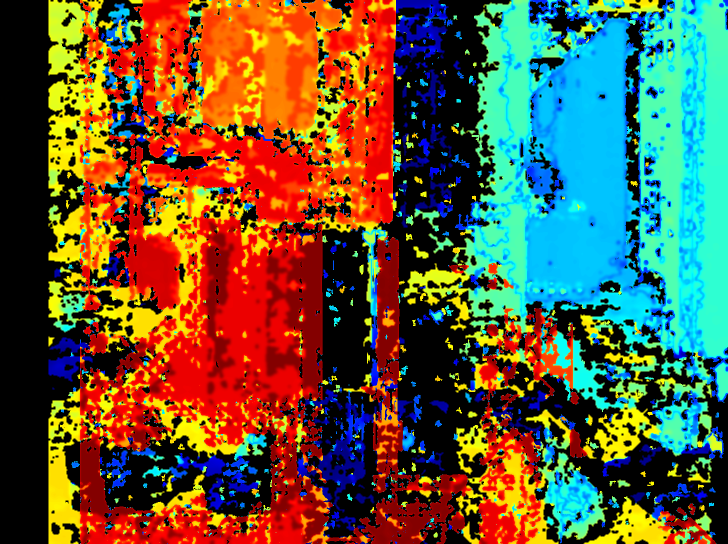
#> input picture test_q_matrix_fix/debug_visualizations/disparity_frame_01.png, 1456 x 1088 px, given in place of ambient_left.png, which was not available (shown at 1/2 size)
$ python investor_demo_scan.py ../../../test_q_matrix_fix/debug_visualizations
#> lines starting #> are read from the running program, lines starting #| are printed output that depends on the picture; after the words box and inside, x2 and y2 are one past the last pixel; in counts of white or black regions, pixels touching at a corner belong together; pictures that were not available may be replaced by others from this repository, and a replacement may not be noted
#!/usr/bin/env python3
"""
Simple SIFT-based 3D reconstruction for investor demo.
This bypasses the problematic pattern decoding and uses feature matching instead.
"""

import cv2
import numpy as np
import sys
from pathlib import Path

# Add parent directory
sys.path.insert(0, str(Path(__file__).resolve().parent.parent.parent))


def create_demo_scan(image_dir, calibration_file=None):
    """Create a basic 3D scan using SIFT feature matching."""
    pattern_dir = Path(image_dir) / "01_patterns" / "raw"

    print("\nCREATING INVESTOR DEMO SCAN")
    print("="*50)

    # Use the ambient images which should have the most features
    img_left = cv2.imread(str(pattern_dir / "ambient_left.png"))
#> img_left is the input picture: shape (1088, 1456, 3); mean B, G, R 60.1, 88.6, 98.8
    img_right = cv2.imread(str(pattern_dir / "ambient_right.png"))
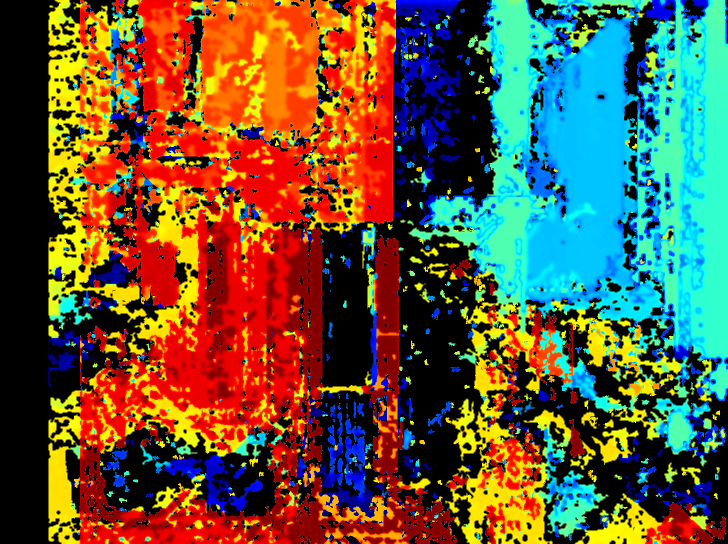
#> input picture test_q_matrix_fix/debug_visualizations/disparity_frame_02.png, 1456 x 1088 px, given in place of ambient_right.png, which was not available (shown at 1/2 size)
#> img_right is the input picture: shape (1088, 1456, 3); mean B, G, R 58.1, 87, 98.8

    if img_left is None or img_right is None:
        # Fallback to first gray pattern
        img_left = cv2.imread(str(pattern_dir / "gray_h_bit00_left.png"))
        img_right = cv2.imread(str(pattern_dir / "gray_h_bit00_right.png"))

    if img_left is None or img_right is None:
        print("Failed to load images")
        return

    # Convert to grayscale
    gray_left = cv2.cvtColor(img_left, cv2.COLOR_BGR2GRAY)
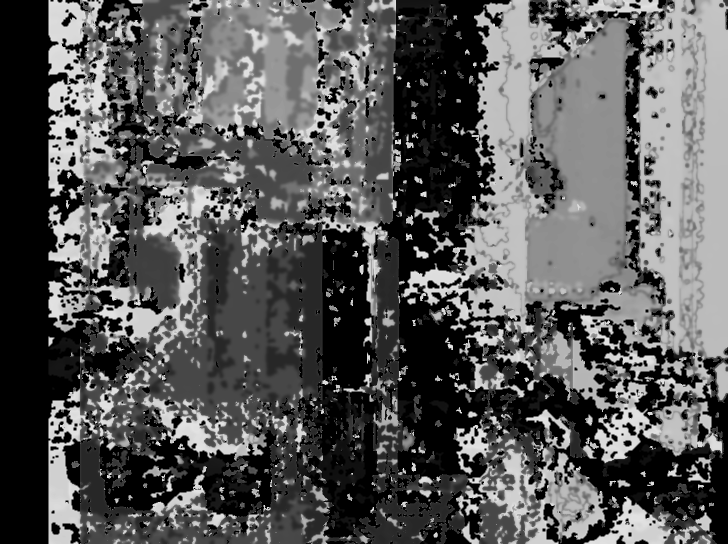
#> gray_left: shape (1088, 1456) (shown at 1/2 size); min 0, max 226, mean 88.4
    gray_right = cv2.cvtColor(img_right, cv2.COLOR_BGR2GRAY)
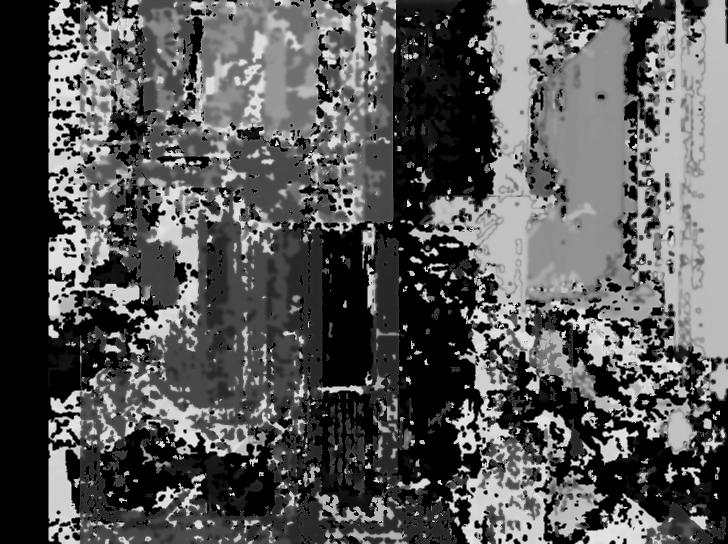
#> gray_right: shape (1088, 1456) (shown at 1/2 size); min 0, max 226, mean 87.2

    print("Finding features with SIFT...")

    # Create SIFT detector
    sift = cv2.SIFT_create(nfeatures=2000)

    # Find keypoints and descriptors
    kp1, des1 = sift.detectAndCompute(gray_left, None)
#> kp1 = 2001 keypoints; strongest (x, y, size): (789, 778, 2), (931, 885, 5.1), (667, 756, 2), (1262, 716, 4.2)
    kp2, des2 = sift.detectAndCompute(gray_right, None)
#> kp2 = 2000 keypoints; strongest (x, y, size): (117, 182, 5.9), (124, 160, 4.1), (132, 112, 4), (114, 135, 4.8)

    print(f"Found {len(kp1)} features in left, {len(kp2)} in right")
#| Found 2001 features in left, 2000 in right

    # Match features
    bf = cv2.BFMatcher()
    matches = bf.knnMatch(des1, des2, k=2)
#> matches = 2001 matches

    # Apply ratio test
    good_matches = []
    for m, n in matches:
        if m.distance < 0.75 * n.distance:
            good_matches.append(m)
#> after the loop, good_matches = 50 matches

    print(f"Found {len(good_matches)} good matches")
#| Found 50 good matches

    if len(good_matches) < 10:
        print("Not enough matches found")
        return

    # Extract matched points
    pts_left = np.array([kp1[m.queryIdx].pt for m in good_matches])
#> pts_left = 50 pairs, first value 98.41 to 1394.6, second value 34.18 to 994.2
    pts_right = np.array([kp2[m.trainIdx].pt for m in good_matches])
#> pts_right = 50 pairs, first value 101.7 to 1431.2, second value 18.56 to 1079.3

    # Estimate fundamental matrix for additional filtering
    F, mask = cv2.findFundamentalMat(pts_left, pts_right, cv2.FM_RANSAC)
#> F = [[2.22e-06, -7.43e-06, 0.00242], [1.52e-06, 5.45e-06, -0.00466], [-0.00467, 0.00548, 1]]; mask = 50 values, max 1 at index 12, min 0 at index 0, mean 0.22

    # Keep only inliers
    pts_left = pts_left[mask.ravel() == 1]
#> pts_left = [[942.1, 608.5], [942.1, 608.5], [1096, 97.51], [1096, 97.51], [813, 445.5], [1244.7, 786.7], [910.2, 34.18], [875.6, 573.9], [703.2, 606.2], [1300.2, 849.5], [1196.5, 989.3]]
    pts_right = pts_right[mask.ravel() == 1]
#> pts_right = [[155.3, 804.9], [155.3, 804.9], [1285.4, 695.6], [1285.4, 695.6], [1288.9, 820.3], [151.2, 400.5], [955.1, 300.2], [356.8, 433], [1431.2, 989.7], [942.2, 703.5], [1310.3, 842.8]]

    print(f"After RANSAC: {len(pts_left)} matches")
#| After RANSAC: 11 matches

    # Load calibration or use defaults
    if calibration_file:
        try:
            import json
            with open(calibration_file, 'r') as f:
                calib = json.load(f)
            P1 = np.array(calib['P1'])
            P2 = np.array(calib['P2'])
            print("Loaded calibration")
        except:
            P1, P2 = get_default_calibration()
    else:
        P1, P2 = get_default_calibration()

    # Triangulate points
    print("Triangulating 3D points...")
    points_4d = cv2.triangulatePoints(P1, P2, pts_left.T, pts_right.T)
    points_3d = points_4d[:3] / points_4d[3]
    points_3d = points_3d.T
#> points_3d = [[0.0313, 0.0332, 0.0766], [0.0313, 0.0332, 0.0766], [0.0187, -0.00142, -0.031], [0.0187, -0.00142, -0.031], [-0.00285, -0.0285, -0.0834], [0.0438, 0.0152, 0.0521], [0.0249, 0.01, -0.0414], [0.0366, 0.0206, 0.115], [0.00319, -0.0377, -0.0689], [0.133, 0.0803, 0.154], [-0.147, -0.17, -0.244]]

    # Filter outliers
    distances = np.linalg.norm(points_3d, axis=1)
#> distances = [0.0891, 0.0891, 0.0362, 0.0362, 0.0882, 0.0697, 0.0493, 0.122, 0.0787, 0.219, 0.332]
    mask = (distances > 100) & (distances < 2000)  # Keep points between 10cm and 2m
#> mask = [False, False, False, False, False, False, False, False, False, False, False]
    points_3d = points_3d[mask]
#> points_3d = empty array

    print(f"Generated {len(points_3d)} 3D points")
#| Generated 0 3D points

    # Save as simple PLY
    save_ply(points_3d, "investor_demo.ply")

    # Also save as point cloud visualization
    save_visualization(img_left, img_right, pts_left, pts_right)

    print("\nDEMO SCAN COMPLETE!")
    print("Files created:")
    print("- investor_demo.ply (3D point cloud)")
    print("- investor_demo_matches.jpg (correspondence visualization)")
    print("\nGood luck with your presentation!")


def get_default_calibration():
    """Get default calibration matrices."""
    # Reasonable defaults for stereo camera
    fx = 800  # Focal length in pixels
    cx, cy = 640, 360  # Principal point
    baseline = 80  # mm

    P1 = np.array([[fx, 0, cx, 0],
                   [0, fx, cy, 0],
                   [0, 0, 1, 0]], dtype=float)

    P2 = np.array([[fx, 0, cx, -fx*baseline/1000],
                   [0, fx, cy, 0],
                   [0, 0, 1, 0]], dtype=float)

    return P1, P2


def save_ply(points, filename):
    """Save points as PLY file."""
#> called with points = array of shape (0, 3), filename = 'investor_demo.ply'
    with open(filename, 'w') as f:
        f.write("ply\n")
        f.write("format ascii 1.0\n")
        f.write(f"element vertex {len(points)}\n")
        f.write("property float x\n")
        f.write("property float y\n")
        f.write("property float z\n")
        f.write("end_header\n")

        for p in points:
            f.write(f"{p[0]} {p[1]} {p[2]}\n")
#> this loop made 0 passes

    print(f"Saved {filename}")


def save_visualization(img_left, img_right, pts_left, pts_right):
    """Save correspondence visualization."""
    # Create side-by-side image
    h1, w1 = img_left.shape[:2]
#> h1 = 1088; w1 = 1456
    h2, w2 = img_right.shape[:2]
#> h2 = 1088; w2 = 1456
    h = max(h1, h2)
#> h = 1088

    combined = np.zeros((h, w1 + w2, 3), dtype=img_left.dtype)
    combined[:h1, :w1] = img_left
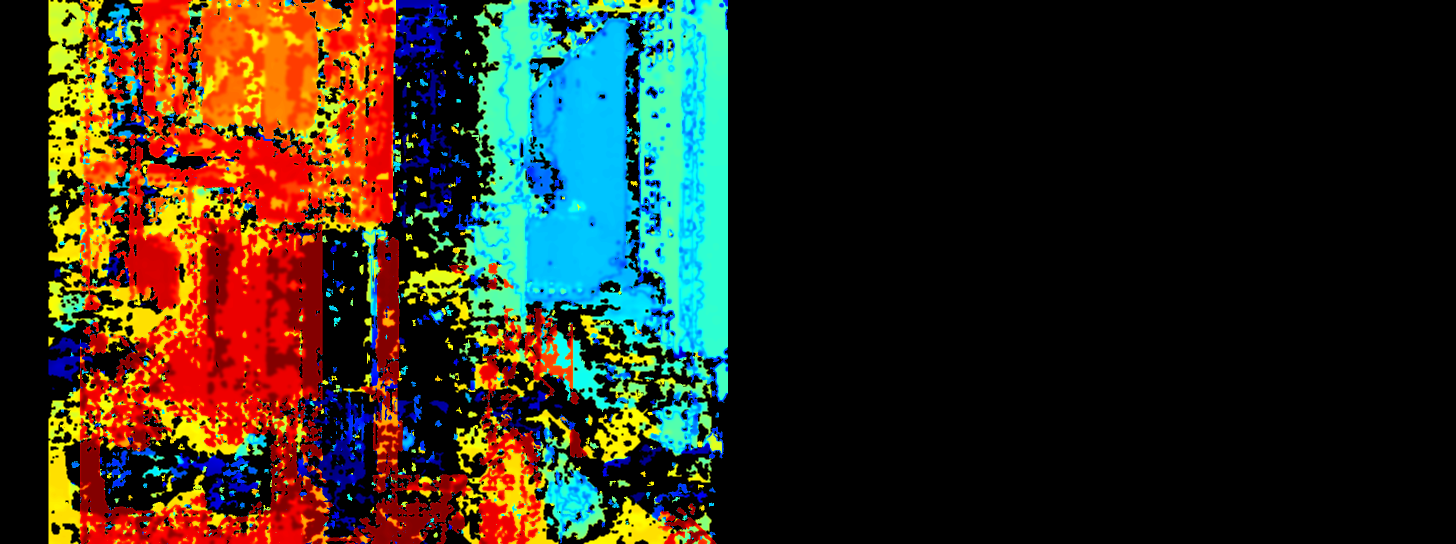
#> combined: shape (1088, 2912, 3) (shown at 1/2 size); mean B, G, R 30, 44.3, 49.4
    combined[:h2, w1:w1+w2] = img_right
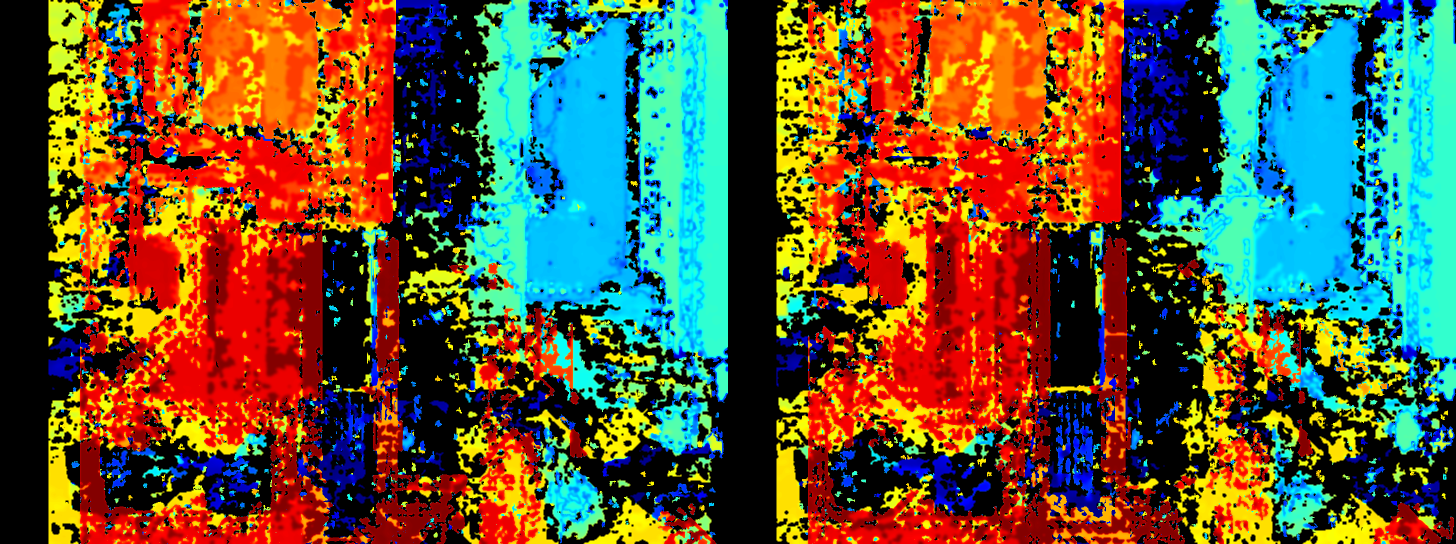
#> combined: shape (1088, 2912, 3) (shown at 1/2 size); mean B, G, R 59.1, 87.8, 98.8

    # Draw matches
    for i in range(0, len(pts_left), 5):  # Draw every 5th match to avoid clutter
        pt1 = tuple(map(int, pts_left[i]))
        pt2 = tuple(map(int, pts_right[i] + [w1, 0]))

        color = tuple(map(int, np.random.randint(0, 255, 3)))
        cv2.circle(combined, pt1, 5, color, -1)
        cv2.circle(combined, pt2, 5, color, -1)
        cv2.line(combined, pt1, pt2, color, 2)
#> this loop made 3 passes
#> (i, pt1, pt2, color) on passes 2 to 3: (5, (1244, 786), (1607, 400), (192, 67, 251)), (10, (1196, 989), (2766, 842), (195, 103, 9))
#> (pt1, pt2, color) on pass 1: ((942, 608), (1611, 804), (172, 47, 117))
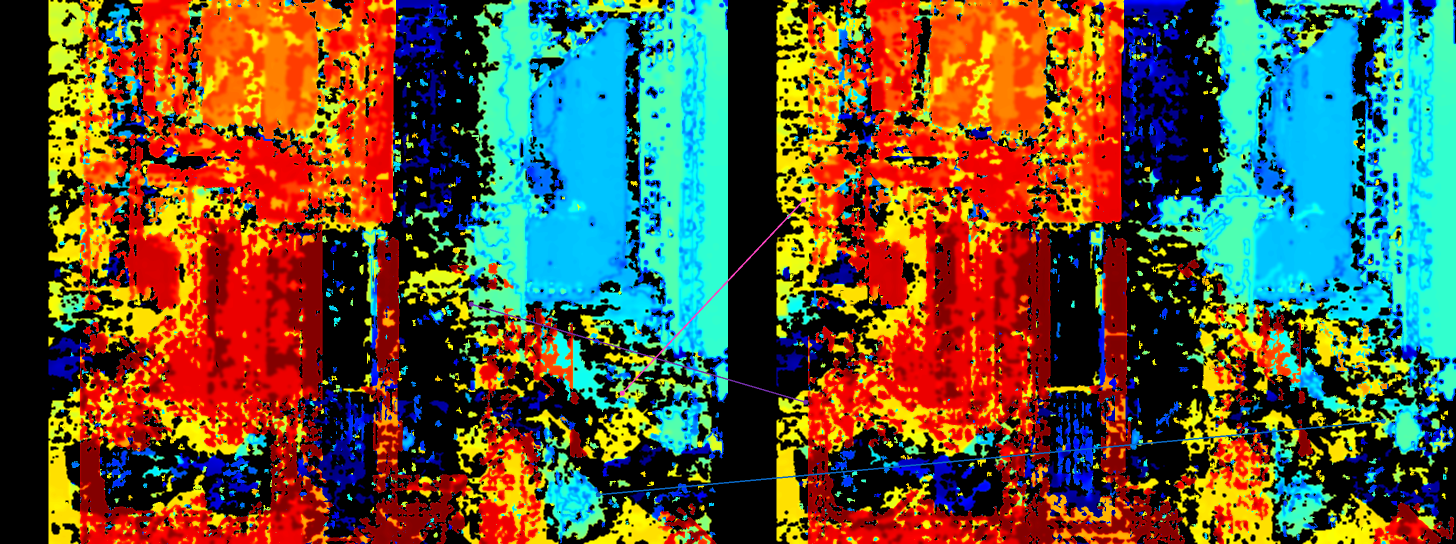
#> combined: shape (1088, 2912, 3) (shown at 1/2 size); 0.27% of pixels changed, all inside (x1, y1, x2, y2) = (937, 395, 2772, 995)

    cv2.imwrite("investor_demo_matches.jpg", combined)
    print("Saved investor_demo_matches.jpg")


def main():
    import argparse

    parser = argparse.ArgumentParser(description="Create demo scan for investor presentation")
    parser.add_argument("image_dir", help="Directory with captured images")
    parser.add_argument("--calibration", help="Calibration file (optional)")

    args = parser.parse_args()

    create_demo_scan(args.image_dir, args.calibration)


if __name__ == "__main__":
    main()
